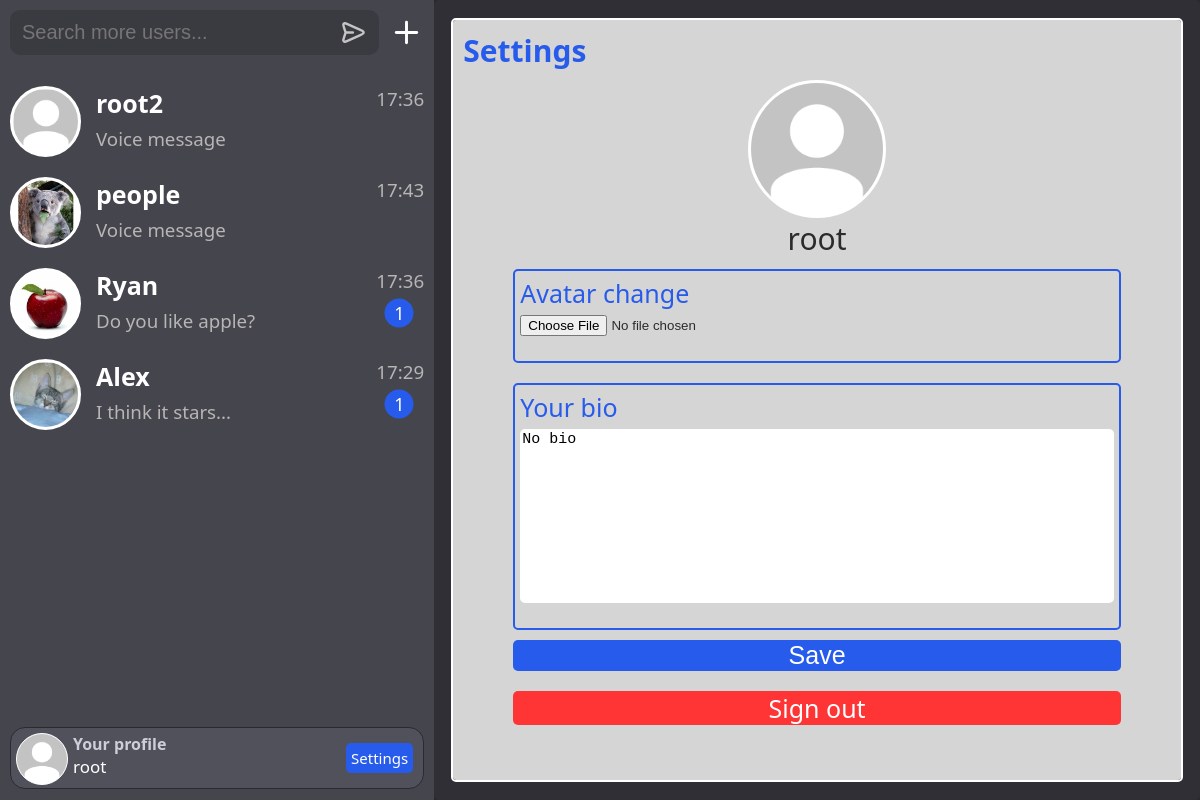
Page /settings/ (signed in) on the earlier database version.
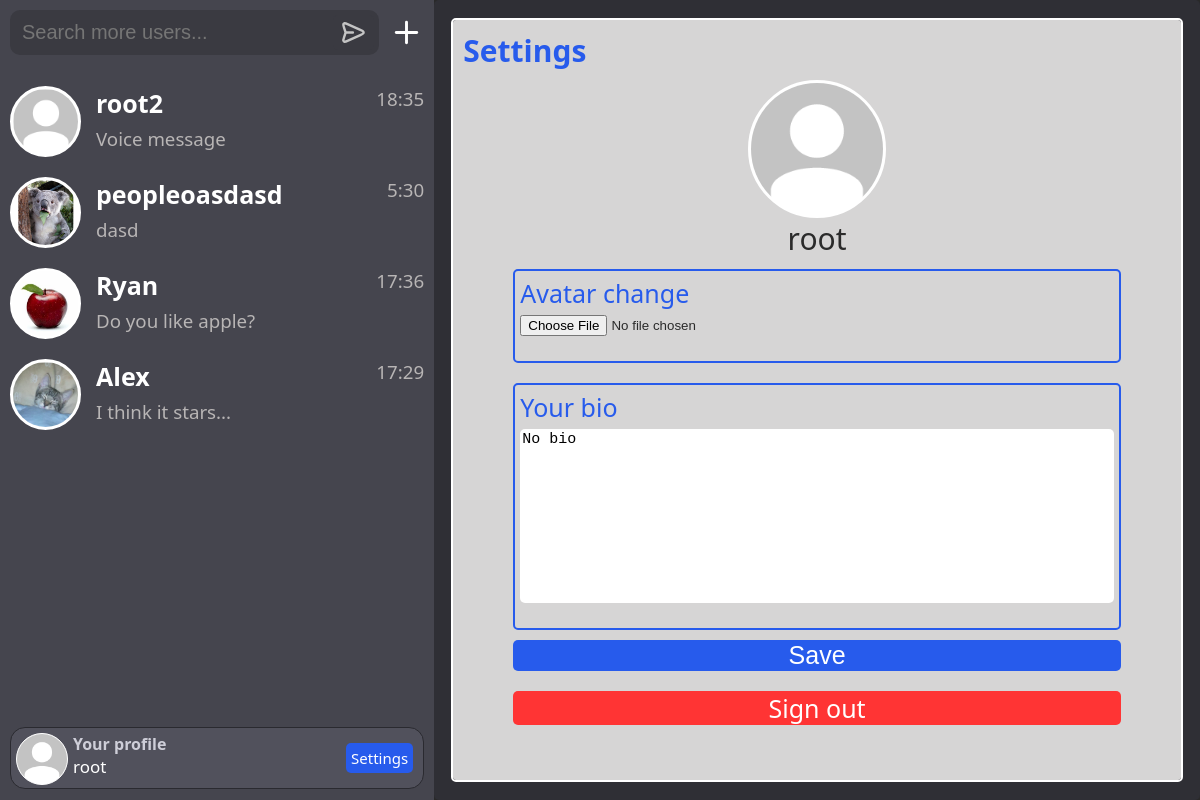
Same page on the later database version.
### chat/models.py (models this page shows, shortened)
class Chat(models.Model):
    participants = models.ManyToManyField(User)
    time_create = models.DateTimeField(auto_now_add=True)

class Messages(models.Model):
    message_type = models.TextField(max_length=255)
    user = models.ForeignKey(User, on_delete=models.SET_NULL, blank=True, null=True)
    content = models.TextField(max_length=255)
    time_create = models.DateTimeField(auto_now_add=True)
    read = models.BooleanField(default=False)
    chat_id = models.IntegerField()

class Group(models.Model):
    root = models.ForeignKey(User, on_delete=models.SET_NULL, blank=True, null=True)
    name = models.CharField(max_length=255)
    avatar = models.ImageField(upload_to=groups_directory_path, default='default_group_avatar.jpg')
    bio = models.TextField(max_length=255, default='No bio')
    participants = models.ManyToManyField(User, related_name='participant_groups')
    admins = models.ManyToManyField(User, related_name='admin_groups')
    time_create = models.DateTimeField(auto_now_add=True)
    USERNAME_FIELD = 'root'

class GroupMessages(models.Model):
    message_type = models.TextField(max_length=255)
    user = models.ForeignKey(User, on_delete=models.SET_NULL, blank=True, null=True)
    content = models.TextField(max_length=255)
    time_create = models.DateTimeField(auto_now_add=True)
    read = models.BooleanField(default=False)
    chat_id = models.IntegerField()

class Profile(models.Model):
    user = models.OneToOneField(User, on_delete=models.CASCADE)
    avatar = models.ImageField(upload_to=user_directory_path, default='default_avatar.jpg')
    bio = models.TextField(max_length=255, blank=True, default='No bio')
    last_online = models.DateTimeField(auto_now=True, blank=True, null=True)
    status_online = models.BooleanField(blank=True, default=False)

### chat/views.py (the view)
# urls.py: path('settings/', Settings.as_view(), name='settings'),
class Settings(DataMixin, LoginRequiredMixin, UpdateView):
    model = Profile
    form_class = SettingsForm
    template_name = 'chat/settings.html'
    login_url = 'login'
    success_url = reverse_lazy('settings')
    def get_object(self, queryset=None):
        return self.request.user.profile
    def get_context_data(self, **kwargs):
        context = super().get_context_data(**kwargs)
        c_def = self.get_user_context(title=f"Settings", profile=self.get_data_profile())
        return dict(list(context.items()) + list(c_def.items()))
    def get_data_profile(self):
        return Profile.objects.get(user=self.request.user)

### chat/forms.py
class SettingsForm(forms.ModelForm):
    bio = forms.CharField(max_length=255, label='Bio',
                          widget=forms.Textarea(attrs={'placeholder': 'Your bio', 'class': 'settings-change-bio'}))
    avatar = forms.ImageField(label='Avatar')
    class Meta:
        model = Profile
        fields = ('bio', 'avatar')

### chat/templates/chat/settings.html (shortened to what this page needs)
{% extends 'chat/base.html' %}
{% load static %}
{% block head %}
<link rel="stylesheet" href="{% static 'chat/css/settings_style.css' %}" type="text/css">
{% endblock %}
{% block content %}
<div class="chat">
<div class="settings">
    <div class="settings-info">Settings</div>
    <div class="settings-container">
        <div class='settings-avatar'><img class="settings-avatar-img" src="{{ profile.avatar.url }}"></div>
        <div class="settings-username">{{user}}</div>
        <form method="post" enctype="multipart/form-data" style='display: grid'>
            <div class="settings-change-avatar">
                <div class="settings-change-avatar-text">Avatar change</div>
                <input type="file" name="{{ form.avatar.name }}" id="{{ form.avatar.id_for_label }}" accept="image/*"
                accept=".jpg, .jpeg, .png">
            </div>
            <div class="settings-change-bio-container">
                <div class="settings-change-bio-text">Your bio</div>
                {{ form.bio }}
            </div>
            <button type="submit">Save</button>
          </form>
          <div style="display: flex;"><a href='{% url "logout" %}' class="signout-button">Sign out</a></div>
    </div>
</div>
</div>
{% endblock %}

### chat/templates/chat/base.html (shortened to what the changed rows need)
{% load static %}
<!DOCTYPE html>
<html>
<head>
    <link rel="stylesheet" href="{% static 'chat/css/styles.css' %}" type="text/css">
    {% block head %}
    {% endblock %}
</head>
<body>
<div class="full-page">
    <div class="users-chats">
        <div class="users-chats-list">
            {% for chat in chats %}
            {% if chat.chat.pk == room_name %}
                {% if chat.type == 'chat' %}
                    {% if chat.type == type_page %}
                    <a href="/chat/{{chat.chat.pk}}"><div class="users-chats-list-user-selected">
                    {% else %}
                    <a href="/chat/{{chat.chat.pk}}"><div id="chat-{{chat.chat.pk}}" class="users-chats-list-user">
                    {% endif %}
                {% else %}
                {% if chat.type == type_page %}
                    <a href="/group/{{chat.chat.pk}}"><div class="users-chats-list-user-selected">
                {% else %}
                    <a href="/group/{{chat.chat.pk}}"><div id="group-{{chat.chat.pk}}" class="users-chats-list-user">
                {% endif %}
                {% endif %}
            {% else %}
                {% if chat.type == 'chat' %}
                    <a href="/chat/{{chat.chat.pk}}"><div id="chat-{{chat.chat.pk}}" class="users-chats-list-user">
                {% else %}
                    <a href="/group/{{chat.chat.pk}}"><div id="group-{{chat.chat.pk}}" class="users-chats-list-user">
                {% endif %}
                {% if chat.count_read > 0 and chat.count_read < 100 %}
                    <div class="user-chats-list-notread">{{chat.count_read}}</div>
                {% elif chat.count_read >= 100 %}
                    <div class="user-chats-list-notread">99</div>
                {% endif %}
            {% endif %}
            <div id='avatar-{{ chat.mate.pk }}' style="display: flex; position: relative;">
                <div class='user-chats-list-avatar'>
                    {% if chat.type == 'chat' %}
                        <img class="user-chats-list-avatar-img" src="{{ chat.mate.profile.avatar.url }}">
                    {% else %}
                        <img class="user-chats-list-avatar-img" src="{{ chat.chat.avatar.url }}">
                    {% endif %}
                </div>
                <div style="display: grid;">
                    {% if chat.type == 'chat' %}
                        <h1 class="users-name-style">{{chat.mate}}</h1>
                    {% else %}
                        <h1 class="users-name-style">{{chat.chat.name}}</h1>
                    {% endif %}
                    {% if chat.message.message_type == 'text' %}
                        {% if chat.message.content|length > 20%}
                            <h3 id="message-{{chat.chat.pk}}" class="users-chats-list-last-message">{{chat.message.content|slice:":17" }}...</h3>
                        {% else %}
                            <h3 id="message-{{chat.chat.pk}}" class="users-chats-list-last-message">{{chat.message.content|slice:":20" }}</h3>
                        {% endif %}
                    {% elif chat.message.message_type == 'audio' %}
                        <h3 id="message-{{chat.chat.pk}}" class="users-chats-list-last-message">Voice message</h3>
                    {% endif %}
                </div>
                <div style="display: flex; margin-inline-start: auto;">
                    <h3 id="time-{{chat.chat.pk}}" title="{{chat.message.time_create}}" class="users-chats-list-last-message">{{chat.message.time_create|date:"G:i"}}</h3>
                </div>
            </div>
            </div></a>
            {% endfor %}
        </div>
    </div>
</body>
</html>

Differences in the rows shown:
computed for Chat "root2": message.time_create "17:36" → "18:35"
changed Group: chat.name "people" → "peopleoasdasd"; message.content (not shown) → "dasd"; message.time_create "17:43" → "5:30"; no longer shows "Voice message"
shown differently, row unchanged: Chat "Ryan": count_read "1" → (not shown)
shown differently, row unchanged: Chat "Alex": count_read "1" → (not shown)
